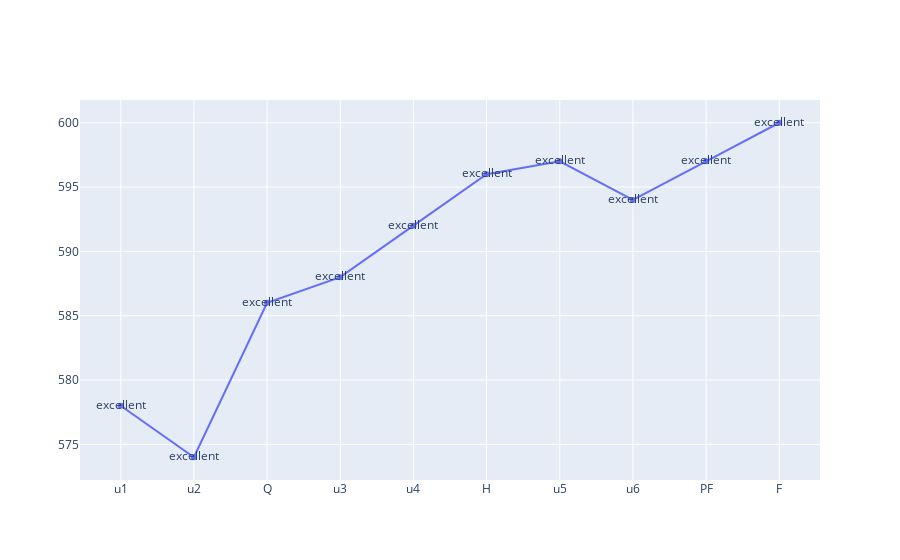
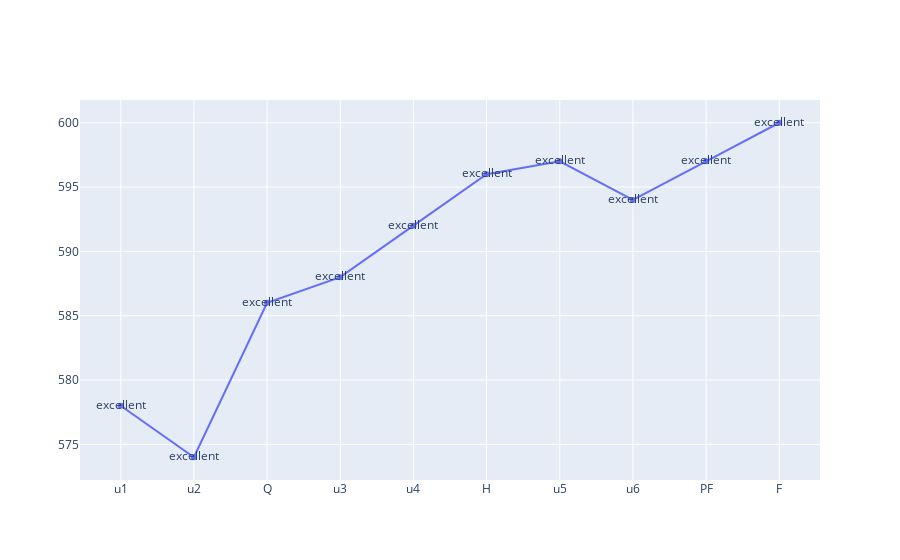

The notebook cell saved with these charts, in order:
### Code cell
main = tkinter.Tk()
main.title('school analysis')
main.geometry("1300x1200")
#student_id=input('please enter id:')
#A=data.loc[student_id]
#id=student_id
#Name=A['names']
#print('id:',student_id,"\n" 'name:',A['names'],"\n"'Age:',A['AGE'],"\n"'CLASS:',A['CLASS'],"\n"'Gender:',A['GENDER'])
class test:
    def upload():
        global filename
        text.delete('1.0', END)
        filename = askopenfilename(initialdir = "Dataset")
        pathlabel.config(text=filename)
        text.insert(END,"Dataset loaded\n\n")
    def student_details():
        text.delete('1.0', END)
        text.insert(END,"Student details\n\n")
        #application_window = tk.Tk()
        student_id= simpledialog.askstring("Input", "What is your id?")
        A=data.loc[student_id]
        text.insert(END,"studentname: {}".format(A['names'])+"\n")
        text.insert(END,"age: {}".format(A['AGE'])+"\n")
        text.insert(END,"class: {}".format(A['CLASS'])+"\n")
        text.insert(END,"gender: {}".format(A['GENDER'])+"\n")
    def unit_details():
        unit_totals=data[['TOTAL_U1','TOTAL_U2','TOTAL_Q','TOTAL_U3','UNIT4_TOTAL','TOTAL_H','TOTAL_U5','TOTAL_U6','TOTAL_PF','TOTAL_F']]
        tot_data=unit_totals.rename(columns={'TOTAL_U1':'u1','TOTAL_U2':'u2','TOTAL_Q':'Q','TOTAL_U3':'u3','UNIT4_TOTAL':'u4','TOTAL_H':'H','TOTAL_U5':'u5','TOTAL_U6':'u6','TOTAL_PF':'PF','TOTAL_F':'F'})
        student_id= simpledialog.askstring("Input", "What is your id?")
        s0=tot_data.loc[student_id]
        text=[]
        for i in s0:
            if i<=300:
                text.append('bad')
            elif i<=400:
                text.append('good')
            elif i<=500:
                text.append('average')
            else:
                text.append('excellent')
        fig = go.Figure()
        fig.add_trace(go.Scatter(
            x=s0.index,
            y=s0.values,
            mode="lines+markers+text",
            name="Lines, Markers and Text",
            text=text
                #textposition="auto"
            ))
        fig.show()
        
        
        
font = ('times', 16, 'bold')
title = Label(main, text='School Analysis')
title.config(bg='forest green', fg='white')
title.config(font=font)
title.config(height=3, width=120)
title.place(x=0,y=5)

font1 = ('times', 14, 'bold')
upload = Button(main, text="Upload Dataset", command=test.upload)
upload.place(x=700,y=100)
upload.config(font=font1)

pathlabel = Label(main)
pathlabel.config(bg='dark orchid', fg='white')  
pathlabel.config(font=font1)
pathlabel.place(x=700,y=150)

Data_analysis = Button(main, text="student details", command=test.student_details)
Data_analysis.place(x=700,y=200)
Data_analysis.config(font=font1)

graph= Button(main, text="unit_details", command=test.unit_details)
graph.place(x=700,y=400)
graph.config(font=font1)

font1 = ('times', 12, 'bold')
text=Text(main,height=30,width=80)
scroll=Scrollbar(text)
text.configure(yscrollcommand=scroll.set)
text.place(x=10,y=100)
text.config(font=font1)

main.config(bg='pale goldenrod')
main.mainloop()

### Figure 1 — Plotly figure (JSON) as saved in the notebook; plotly's stock layout.template omitted (floating-point values rounded to 4 significant figures)
{"data": [{"mode": "lines+markers+text", "name": "Lines, Markers and Text", "text": ["excellent", "excellent", "excellent", "excellent", "excellent", "excellent", "excellent", "excellent", "excellent", "excellent"], "type": "scatter", "x": ["u1", "u2", "Q", "u3", "u4", "H", "u5", "u6", "PF", "F"], "y": [578, 574, 586, 588, 592, 596, 597, 594, 597, 600]}], "layout": {}}

### Figure 2 — Plotly figure (JSON) as saved in the notebook; plotly's stock layout.template omitted (floating-point values rounded to 4 significant figures)
{"data": [{"mode": "lines+markers+text", "name": "Lines, Markers and Text", "text": ["excellent", "excellent", "excellent", "excellent", "excellent", "excellent", "excellent", "excellent", "excellent", "excellent"], "type": "scatter", "x": ["u1", "u2", "Q", "u3", "u4", "H", "u5", "u6", "PF", "F"], "y": [578, 574, 586, 588, 592, 596, 597, 594, 597, 600]}], "layout": {}}
